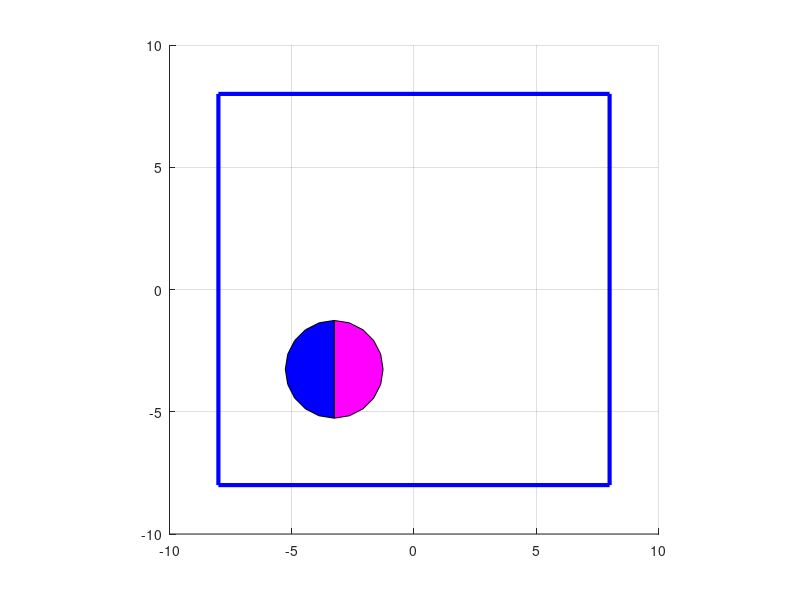

Recreate this plot in MATLAB.
function Povilas_Simanaitis_Individual_work41

% Rotating polygon moves in the square.
%  If the polygon hits the side of the square, it deforms and changes the direction of motion

    prepareScene();
    [x, y] = polygon(2);
    animate(x, y);
    clc,close all;
end

function prepareScene
    grid on;
    hold on;
    axis equal;
    axis([-10 10 -10 10 ]);
    rectangle('Position',[-8,-8,16,16],'LineWidth',3, 'EdgeColor','b');
end

function [x, y] = polygon(radius)
    da=radius*pi/20;
    ang=0:da:2*pi-da;
    x=2*sin(ang);
    y=2*cos(ang);
end

function animate(xpp, ypp)
   h1=[];
   h2=[];
   for t=0:0.1:60   
     [x, y] = calculaNewCircle(xpp, ypp, sin(t/6)*6, sin(t/6)*6, t);  
     [h1, h2] = reDrawCircle(h1,h2, x, y);
     pause(0.01); 
   end
end

function [x, y] = calculaNewCircle(x, y, dx, dy, t)
    [x, y] = transform(x,y, shift(dx, dy));
    [x, y] = transform(x,y, rotate(dx, dy, t*4));
    if(t > 10.75 && t < 13 || t > 47.75 && t < 50 ) 
        [x, y] = transform(x,y,scale(dx, dy, 0.185));
    end
    if ( t > 28.5 && t < 30.5 )
         [x, y] = transform(x,y,scale(dx, dy, -0.185));
    end  
end

function [h1, h2] = reDrawCircle(h1,h2, newX, newY)
    if ~isempty(h1), delete(h1);end  
    if ~isempty(h2), delete(h2);end
    [h1, h2] = drawCircle(newX, newY);
end

function [h1, h2] = drawCircle(xpp, ypp)
    h1=fill(xpp(1:11),ypp(1:11),'m');
    h2=fill(xpp([11:end,1]),ypp([11:end,1]),'b');
end

function [newX, newY] = transform(x,y,T)
    t = ones(1, length(x));
    A1=T*[x;y;t];
    newX=A1(1,:);
    newY=A1(2,:);
end

function T = shift(tx, ty)
    T = [1 0 tx;
         0 1 ty;
         0 0 1];
end

function T = rotate(tx, ty, d)
    betag=30*d;
    beta=betag*pi/180;
    T1=[1 0 -tx; 0 1 -ty; 0 0 1];
    T2=[cos(beta), -sin(beta), 0;sin(beta) cos(beta) 0; 0 0 1];
    T3=[1 0 tx; 0 1 ty; 0 0  1];
    T=T3*T2*T1;
end

function T = scale(px, py, s)
    sx = px * s;
    sy = py * s;
    T=[sx  0  px*(1-sx);
        0 sy  py*(1-sy); 
        0  0  1  ];
end
